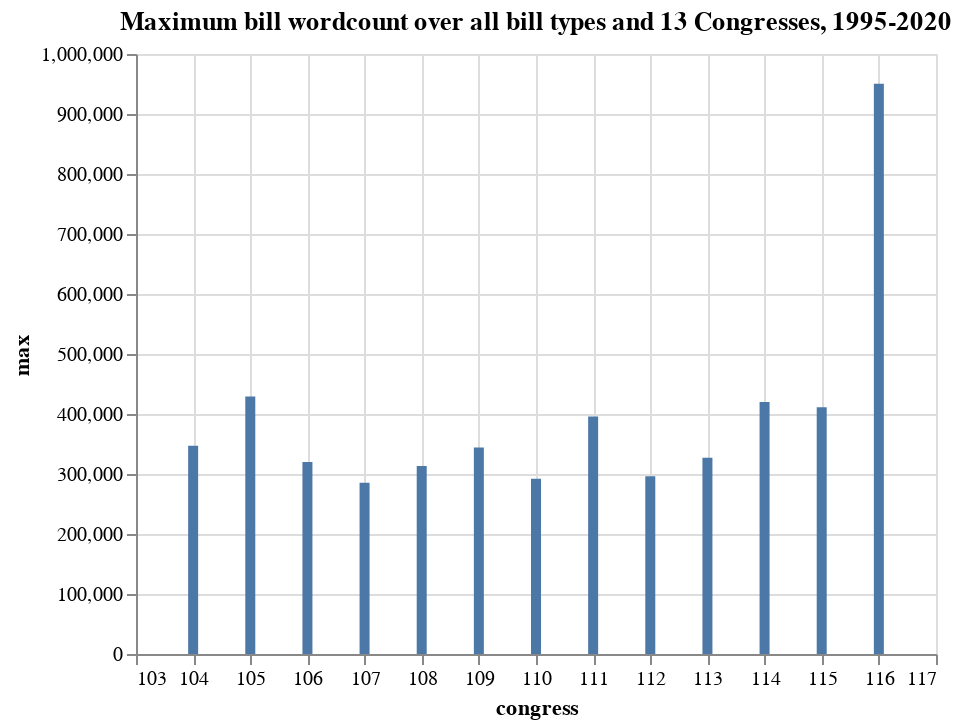

Write notebook code for a chart like this one.
### Markdown cell above
#### Graphing the maximum word count by congress

### Code cell
alt.Chart(summary).mark_bar().encode(
    x='congress',
    y='max'
).properties(
    title='Maximum bill wordcount over all bill types and 13 Congresses, 1995-2020'
)

### Figure 1 — Vega-Lite specification as saved in the notebook (floating-point values rounded to 4 significant figures)
{"config": {"view": {"continuousWidth": 400, "continuousHeight": 300}}, "data": {"name": "data-3d524268f2fb2550b0766dfc7a864dd6"}, "mark": "bar", "encoding": {"x": {"type": "quantitative", "field": "congress"}, "y": {"type": "quantitative", "field": "max"}}, "title": "Maximum bill wordcount over all bill types and 13 Congresses, 1995-2020", "$schema": "https://vega.github.io/schema/vega-lite/v4.8.1.json", "datasets": {"data-3d524268f2fb2550b0766dfc7a864dd6": [{"congress": 104, "mean": 8343.0, "median": 622.0, "max": 347200.0, "min": 118.0, "sum": 2803000.0}, {"congress": 105, "mean": 7830.0, "median": 686.0, "max": 429200.0, "min": 64.0, "sum": 3156000.0}, {"congress": 106, "mean": 5597.0, "median": 562.5, "max": 319900.0, "min": 103.0, "sum": 3380000.0}, {"congress": 107, "mean": 6204.0, "median": 431.0, "max": 285500.0, "min": 102.0, "sum": 2376000.0}, {"congress": 108, "mean": 5900.0, "median": 485.5, "max": 313300.0, "min": 104.0, "sum": 2974000.0}, {"congress": 109, "mean": 6333.0, "median": 411.0, "max": 344000.0, "min": 66.0, "sum": 3059000.0}, {"congress": 110, "mean": 5625.0, "median": 318.0, "max": 292100.0, "min": 59.0, "sum": 2492000.0}, {"congress": 111, "mean": 8752.0, "median": 504.0, "max": 395600.0, "min": 103.0, "sum": 3361000.0}, {"congress": 112, "mean": 6511.0, "median": 527.5, "max": 296300.0, "min": 103.0, "sum": 1849000.0}, {"congress": 113, "mean": 6568.0, "median": 457.0, "max": 327100.0, "min": 67.0, "sum": 1931000.0}, {"congress": 114, "mean": 7859.0, "median": 534.0, "max": 420000.0, "min": 103.0, "sum": 2570000.0}, {"congress": 115, "mean": 6905.0, "median": 443.0, "max": 411000.0, "min": 128.0, "sum": 2838000.0}, {"congress": 116, "mean": 10900.0, "median": 474.5, "max": 950400.0, "min": 113.0, "sum": 2833000.0}]}}
